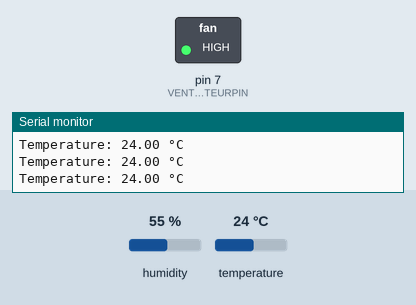
This sketch was run on a simulated Arduino Uno, built with avr-gcc and run on an emulated ATmega328P. Parts: switched loads named in the sketch (green lamp = pin HIGH), the last lines printed to the serial monitor. The inputs (shaded band) are chosen by the test bench; at power-on: temperature 24 °C, humidity 55 %.

Above: at 2.8 s.
2.9 s: temperature set to 18 °C
5.6 s: temperature set to 15 °C
At 7.5 s:
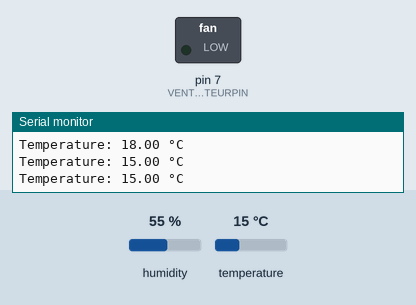
8.3 s: temperature set to 19 °C
At 11.1 s:
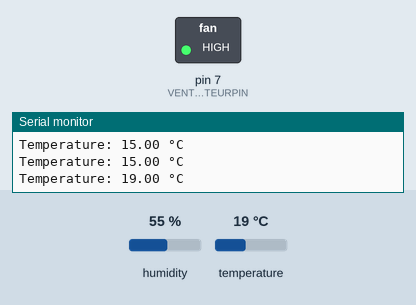
11.6 s: temperature set to 12 °C
At 13.5 s:
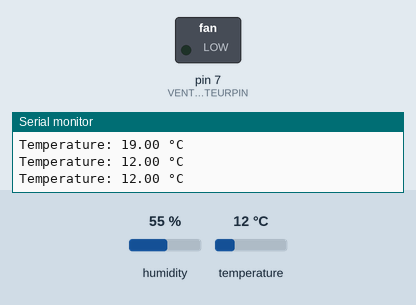
Timing chart, 0 to 15.0 s (numbered marks = the images above; inputs shaded):
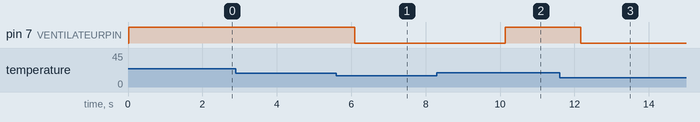

The sketch:

rama.ino
```cpp
#include <DHT.h>  // Include DHT sensor library

#define DHTPIN 2   // Define the pin for DHT sensor
#define DHTTYPE DHT11  // Specify sensor type (DHT11)
#define VENTILATEURPIN 7  // Define pin for fan

DHT dht(DHTPIN, DHTTYPE);  // Initialize DHT sensor

void setup() {
    Serial.begin(9600);
    dht.begin();
    pinMode(VENTILATEURPIN, OUTPUT);  // Fix function name
}

void loop() {
    float temp = dht.readTemperature();  // Read temperature
    Serial.print("Temperature: ");
    Serial.print(temp);
    Serial.println(" °C");

    // Fan control logic
    if (temp > 16) {
        analogWrite(VENTILATEURPIN, 255);  // Turn fan on
    } else {
        analogWrite(VENTILATEURPIN, 0);  // Turn fan off
    }

    delay(1000);  // Wait 1 second before next reading
}
```

Measured:
- the behaviour switches between 17 and 16 °C on temperature (found by bisection; images 0 and 1)
- after the input at 5.6 s, pin 7 (VENTILATEURPIN): HIGH → LOW after 0.50 s
- after the input at 8.3 s, pin 7 (VENTILATEURPIN): LOW → HIGH after 1.8 s
- after the input at 11.6 s, pin 7 (VENTILATEURPIN): HIGH → LOW after 0.57 s
